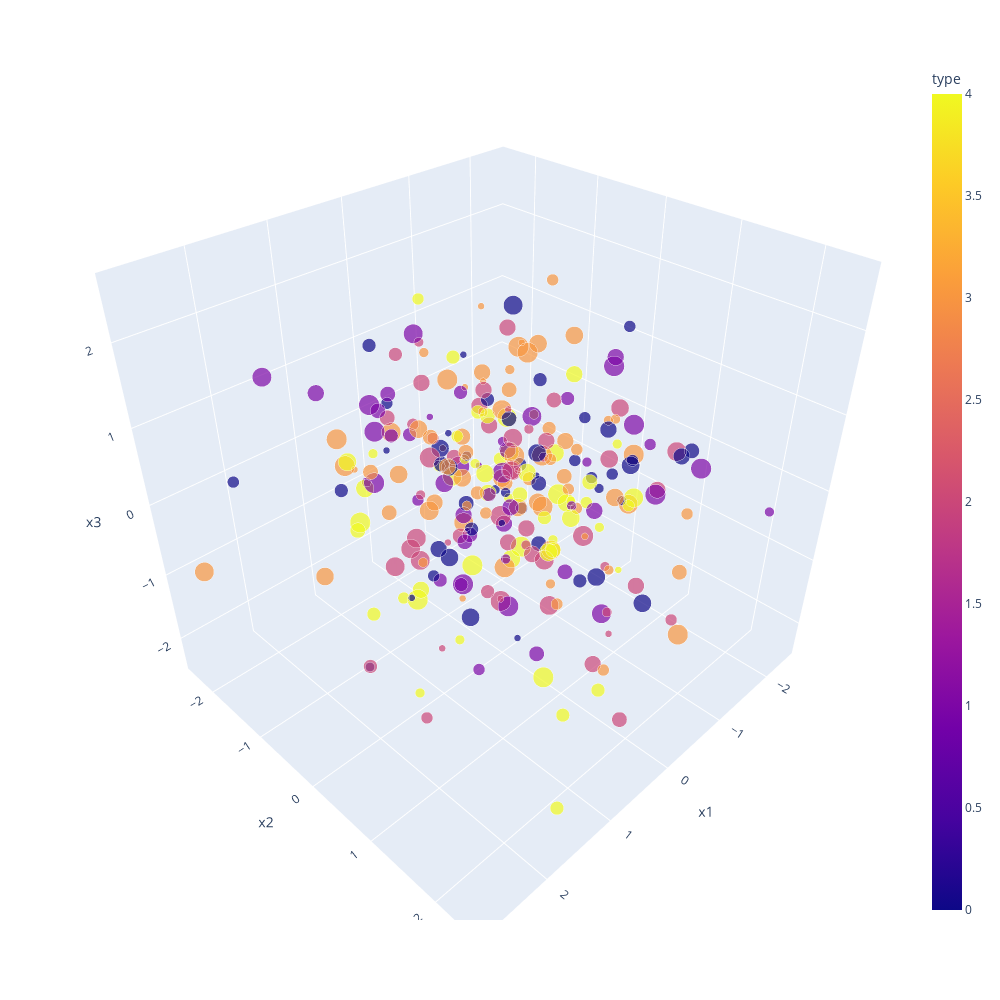

Notebook code for this chart:
### Code cell
px.scatter_3d(x, x="x1", y="x2", z="x3", size="size", color="type",
                 width=1000, height=1000)

### Figure 1 — Plotly figure (JSON) as saved in the notebook; plotly's stock layout.template omitted (floating-point values rounded to 4 significant figures; data arrays with more than 128 entries replaced by an {"elided": "..."} marker saying what was removed)
{"data": [{"hoverlabel": {"namelength": 0}, "hovertemplate": "x1=%{x}<br>x2=%{y}<br>x3=%{z}<br>size=%{marker.size}<br>type=%{marker.color}", "legendgroup": "", "marker": {"color": {"elided": "300 int values"}, "coloraxis": "coloraxis", "size": {"elided": "300 int values"}, "sizemode": "area", "sizeref": 0.0225, "symbol": "circle"}, "mode": "markers", "name": "", "scene": "scene", "showlegend": false, "type": "scatter3d", "x": {"elided": "300 float values"}, "y": {"elided": "300 float values"}, "z": {"elided": "300 float values"}}], "layout": {"coloraxis": {"colorbar": {"title": {"text": "type"}}, "colorscale": [[0, "#0d0887"], [0.1111, "#46039f"], [0.2222, "#7201a8"], [0.3333, "#9c179e"], [0.4444, "#bd3786"], [0.5556, "#d8576b"], [0.6667, "#ed7953"], [0.7778, "#fb9f3a"], [0.8889, "#fdca26"], [1, "#f0f921"]]}, "height": 1000, "legend": {"itemsizing": "constant", "tracegroupgap": 0}, "margin": {"t": 60}, "scene": {"domain": {"x": [0, 1], "y": [0, 1]}, "xaxis": {"title": {"text": "x1"}}, "yaxis": {"title": {"text": "x2"}}, "zaxis": {"title": {"text": "x3"}}}, "width": 1000}}
